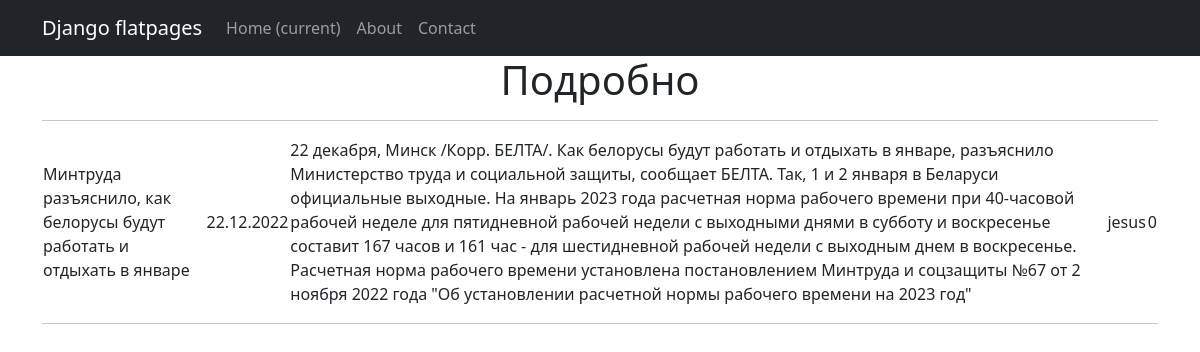
Page /posts/3 on the committed database.
### news/models.py (models this page shows, shortened)
class Posts(models.Model):
    author = models.ForeignKey(Author, on_delete = models.CASCADE)
    option = models.CharField(max_length = 2,
                              choices = OPTIONS,
                              default = news)
    dt_of_publication = models.DateTimeField(auto_now_add = True)
    title = models.CharField(max_length = 150)
    text = models.CharField(max_length = 10000)
    rate_post = models.IntegerField(default=0)
    category = models.ManyToManyField(Category, through = 'PostCategory')
    @property
    def post_rating(self):
        return self.rate_post

class Author(models.Model):
    name = models.CharField(max_length=50)
    user = models.OneToOneField(User, on_delete = models.CASCADE)
    rating = models.IntegerField(default = 0)
    def __str__(self):
        return f'{self.name}'

### news/views.py (the view)
# urls.py: path('<int:pk>', PostDetail.as_view(), name = 'post_detail'),
class PostDetail(DetailView):
    model = Posts
    template_name = 'post.html'
    context_object_name = 'post'

### news/templatetags/custom_filters.py (called while the page is built)
@register.filter()
def censor(value):
    for word in words_censor:
        value = value.replace(word[1:], '*' * len(word[1:]))
    return value

### templates/post.html (shortened to what this page needs)
{% extends 'flatpages/default.html' %}
{% load custom_filters %}
{% block content %}
<h1>Подробно</h1>
<hr>
        <table border = 0 width = 100% align = center>
           <tr align = left>
                <td>{{ post.title|censor }}</td>
                <td>{{ post.dt_of_publication|date:'d.m.Y' }}</td>
                <td>{{ post.text|censor }} </td>
                <td>{{ post.author }} </td>
                <td>{{ post.rate_post }} </td>
            </tr>
        </table>
<hr>
{% endblock content %}

### rows in the picture
Posts: title|censor "Минтруда разъяснило, как белорусы будут работать и отдыхать в январе", dt_of_publication "22.12.2022", text|censor "22 декабря, Минск /Корр. БЕЛТА/. Как белорусы будут работать и отдыхать в январе, разъяснило Министерство труда и социальной защиты, сообщает БЕЛТА. Так, 1 и 2 января в Беларуси официальные выходные. На январь 2023 года расчетная норма рабочего времени при 40-часовой рабочей неделе для пятидневной рабочей недели с выходными днями в субботу и воскресенье составит 167 часов и 161 час - для шестидневной рабочей недели с выходным днем в воскресенье. Расчетная норма рабочего времени установлена постановлением Минтруда и соцзащиты №67 от 2 ноября 2022 года \"Об установлении расчетной нормы рабочего времени на 2023 год\"", author "jesus", rate_post "0"
